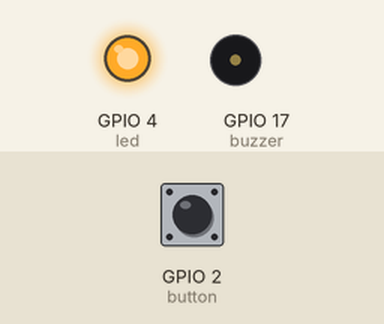
Simulated run of this program. Board: Raspberry Pi (BCM pin numbers). Parts: output pins drawn as LEDs (lit = HIGH), buzzer (waves = sounding, pin HIGH). The inputs (shaded band) are chosen by the test bench; at power-on: GPIO 2 (button) HIGH.

Above: at 3.2 s.
3.3 s: GPIO 2 (button) pulled LOW for 0.15 s
At 3.39 s:
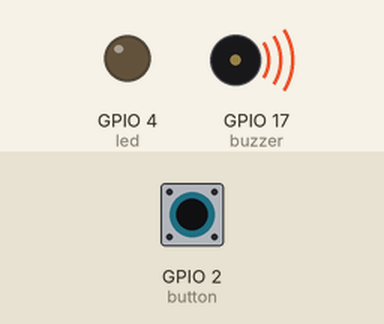
4.9 s: GPIO 2 (button) pulled LOW for 3.2 s
At 9.5 s:
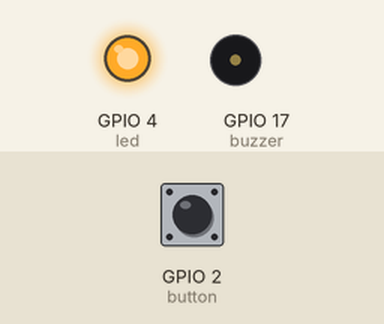
Timing chart, 0 to 11.0 s (numbered marks = the images above; inputs shaded):
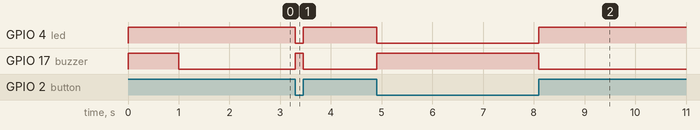

Measured:
- after the input at 3.3 s, GPIO 4 (led): HIGH → LOW at once, → HIGH 0.15 s later; GPIO 17 (buzzer): LOW → HIGH at once, → LOW 0.15 s later
- after the input at 4.9 s, GPIO 4 (led): HIGH → LOW at once, → HIGH 3.2 s later; GPIO 17 (buzzer): LOW → HIGH at once, → LOW 3.2 s later

The program:

buzzerled.py
```python
from gpiozero import Buzzer, Button, LED
from time import sleep
from signal import pause

buzzer = Buzzer(17)
led = LED(4)
button = Button(2)

buzzer.beep()
led.blink(on_time=10,off_time=10,n=5)
sleep(2)

while True:
	if button.is_pressed:
		buzzer.on()
		led.off()
	else:
		led.blink(on_time=10,off_time=10)
		buzzer.off()
pause()

GSP1RMCPRXFRER_BR_DVD
```
